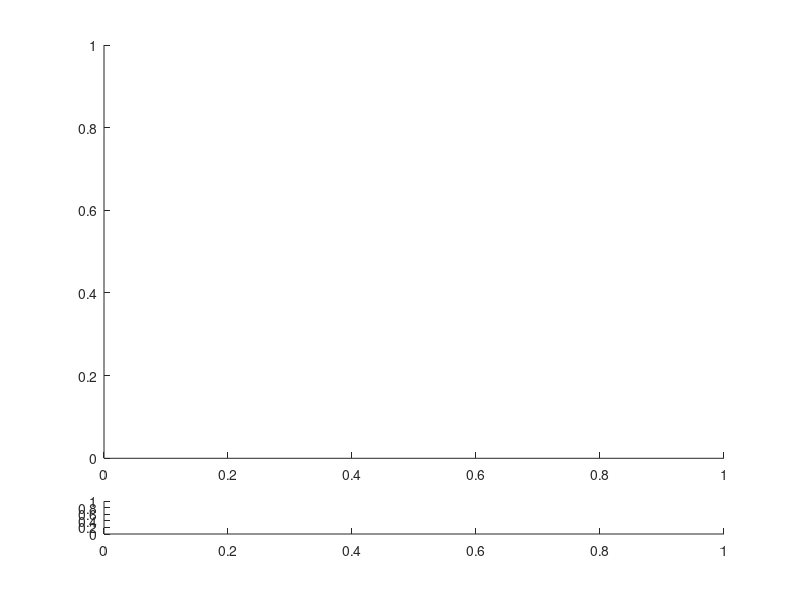

Source code (MATLAB): (Note: this script raises an error after producing the figure.)
%Программа для вывода изображения, полученного с платы цифровой обработки
%данных УФ-атмосфера.

% Задание параметров программы
clear all; 
level=3; % задать уровень триггера. / Data type {raw=1, none=2 , integrated=3}
frame_step=1;
mode_2d = 1;
mode_lightcurve = 0;
mode_scurve = 1;
one_pixel = 0;
do_txt = 0;
fix_color_map = 0;  
accumulation=50000;
scurve_step = 1;
if(level==1) accumulation = 1; end;
colorbar_lim = 1; %установить предел цветовой шкалы / set colorbar limit
                % его надо бы сделать слайдером 
only_triggered = 0;

n_active_pixels = 256; % needed for lightcurves.


frame_size=2880; % задать число пикселей ФПУ / number of pixels on FS
num_of_frames=128; % задать число фреймов в пакете / number of frames per packet
scurve_cnt = 1;
if(level==3) num_of_frames = 100; end;

magic_A = [hex2dec('03') hex2dec('0A') hex2dec('16') hex2dec('5A') hex2dec('0C') hex2dec('A0') hex2dec('05') hex2dec('00')];
magic_C = [hex2dec('02') hex2dec('0C') hex2dec('16') hex2dec('5A') hex2dec('10') hex2dec('94') hex2dec('11') hex2dec('00')];

%% visualization
% Подготовка данных к формированию изображения

% path to directory with data files   
%path='~/Yandex.Disk/attachments/0005/';
%path='~/Yandex.Disk/tmp/1/scurvedata/';
%path='~/jemeuso/scanBench/doc/scurvedata/fifthPos/';
path='~/xil_proj/zynq_board/lftp/';
%path='~/temp/5/5/';

listing = dir([path 'frm_z1_l' int2str(level) '_*.dat']);

% 2 graphics
if (mode_2d == 1)
    figure;
    a1=subplot(7,1,1:6);
    a2=subplot(7,1,7);
end;



for filename_cntr = 1:numel(listing) % указание на номера файлов, из которых будет произведено чтение
    %цикл, выполняющийся для каждого файла. 
    
    filename = [path listing(filename_cntr,1).name];    
    pause(0.01)
    fid = fopen(filename);
    
    display(filename);
    
    cpu_file = uint8(fread(fid, inf)); %прочитать файл в память / read file to memory
    fclose(fid); %закрыть файл / close file
    size_frame_file = size(cpu_file); % опрелелить размер прочитанных данных / get data size
    sections_D1 = strfind(cpu_file',magic_A);
    if(sections_D1 ~= 0) sections_D(1,:) = strfind(cpu_file',magic_A); end;
    sections_D3 = strfind(cpu_file',magic_C);
    sections_D(3,1:numel(sections_D3)) = sections_D3;
    %n_of_frames_in_packet = 128; 
    D_bytes=uint8(zeros(3, numel(sections_D(1,:)), 4*frame_size*num_of_frames));
    D_tt = zeros(3, numel(sections_D(1,:)));
    D_ngtu = zeros(3, numel(sections_D(1,:)));
    D_cath = zeros(3, numel(sections_D(1,:)), 12);
    for j=[1 3] % for each data type (D1 or D2 or D3)
        for i=1:numel(sections_D(level,:))
            if (sections_D(j,i) ~= 0) || (only_triggered == 0)
                tmp=uint8(cpu_file(sections_D(j,i)+20+(j==3)*4 : sections_D(j,i)+20+(j==3)*4+(2^(j-1))*frame_size*num_of_frames-1)); 
                D_bytes(j,i,1:size(tmp)) = tmp(:);                                       
                D_ngtu(j,i) = typecast(uint8(cpu_file(sections_D(j,i)+8:sections_D(j,i)+11)), 'uint32');
                D_unixtime(j,i) = typecast(uint8(cpu_file(sections_D(j,i)+12:sections_D(j,i)+15)), 'uint32');
                D_tt(j,i) = typecast(uint8(cpu_file(sections_D(j,i)+16:sections_D(j,i)+19)), 'uint32');
            end
        end 
    end
    
    datasize = frame_size*num_of_frames*2^(level-1);
         
    lightcurve_sum=zeros(128);
    for i=1:frame_step:numel(sections_D(level,:))
        if (D_tt(level,i) == 0) && (only_triggered == 1)
            continue;
        end
        fprintf('T:%d\n', i);

        frame_data = reshape(D_bytes(level,i,1:datasize), [1 datasize]); % выбрать из всех данных, полученных из файла, блок, содержащий изображение / take subarray with only image data
        if level == 3% случай триггера уровня 3
            frame_data_cast = typecast(frame_data(:), 'uint32'); %преобразовать представление данных к  uint32 // convert to uint32
        elseif level == 1% случай триггера уровня 1
            frame_data_cast = frame_data;% оставить представление данных без изменения  // leave unchanged
        end
        frames = reshape(frame_data_cast, [frame_size num_of_frames]); % перегруппировать массив из одномерного в двумерный
        
        if(do_txt == 1)
            fid_txt = fopen([filename '.L' int2str(level) '.' int2str(i) '.txt'],'wt');
        end

        % Формирование изображения на экране
        for current_frame=1:1:num_of_frames % для каждого фрейма, прочитанного из файла / for each file in directory
            %disp(current_frame); % вывести значение переменной на экран / print to log screen
            pic = double(frames(:, current_frame)')/accumulation;% выбрать один фрейм из блока данных, который содержит все фреймы / select just one frame
            dimx_ecasic = (8); %задать размер по х блока данных, выдаваемый платой ECASIC
            dimy_ecasic = (48+12);%задать размер по y блока данных, выдаваемый платой ECASIC
            n_ecasic=6;% задать количество плат ECASIC
            ecasics_2d = fliplr(reshape(pic', [dimx_ecasic dimy_ecasic n_ecasic])); % сформировать двумерный массив 8х48, содержащий изображение одного фрейма / form an array 8x48 with just one frame

            % сформировать двумерный массив 48х48, содержащий изображение одного фрейма 
            pdm_2d = [ecasics_2d(:,:,1)' ecasics_2d(:,:,2)' ecasics_2d(:,:,3)' ecasics_2d(:,:,4)' ecasics_2d(:,:,5)' ecasics_2d(:,:,6)']; % form an array 48x48 with just one frame

            pause(0.01)   %задержать выполнение программы на 0.1sec 
 
            pdm_2d_rot = pdm_2d; % подготовить выходной массив для повернутых данных. Проинициализировать массив начальными данными до поворота            
            
            %pdm_2d_pc = zeros(48);
            
            for i = 1:n_ecasic % 6
                pdm_2d_pc((i-1)*8+1:i*8,:) = pdm_2d_rot((i-1)*10+3:i*10,:); %показания с прибора
                pdm_2d_ki(i,:) = pdm_2d_rot((i-1)*10+2,:);
            end;
            
            if (mode_scurve == 1)
                scurve_array(scurve_cnt,:,:)=pdm_2d_pc;
                scurve_cnt=scurve_cnt+1;
            end
            
            %pdm_2d_pc = pdm_2d_rot;
            
            if (mode_2d == 1)
                if fix_color_map == 1                     
                    imagesc(a1,pdm_2d_pc, [0 colorbar_lim]);
                    colorbar(a1);
                    imagesc(a2,pdm_2d_ki, [0 colorbar_lim]);
                    colorbar;
                else
                    imagesc(a1,pdm_2d_pc);
                    colorbar(a1);
                    imagesc(a2,pdm_2d_ki);
                    colorbar;
                end;
                %вывести цветовую шкалу / show colorbar
            end
            fprintf('*');
           
        end
        
        fprintf('\n');     
        
    end
    %plot(D_ngtu(3,:),'.-');
    
end

if(mode_scurve==1) 
    figure;
    plot(reshape(scurve_array, 1100/scurve_step, 2304)/accumulation);
end
%stop % stop the program execution



